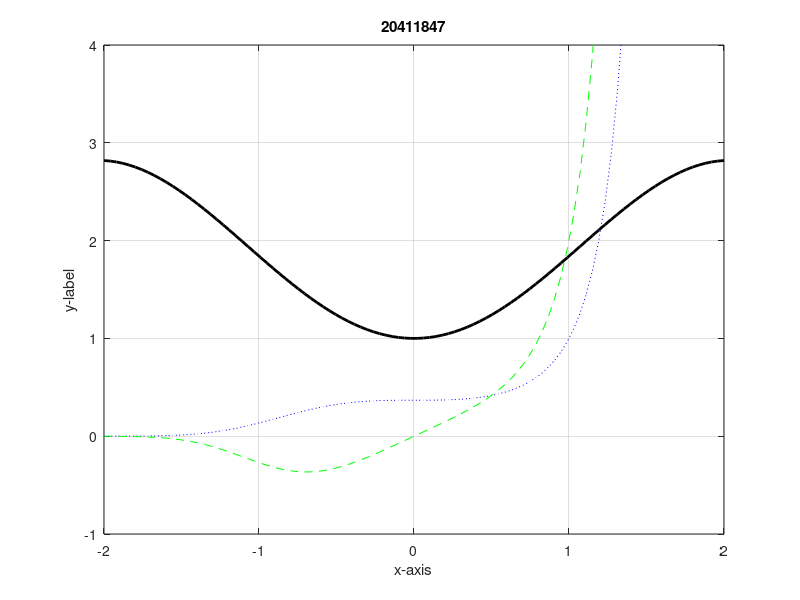

MATLAB code to generate this figure:
%this script will create some functions
x=linspace(-2,2);     %100 points
y=exp(x.^3-1);
z=2*x.*y;
w=x.*sin(x)+1;
plot(x,y,':b',x,z,'--g',x,w,'-k','linewidth',2)
ylim([-1,4])
xlim([-2,2])
xlabel('x-axis')
ylabel('y-label')
title('20411847')
grid on 
